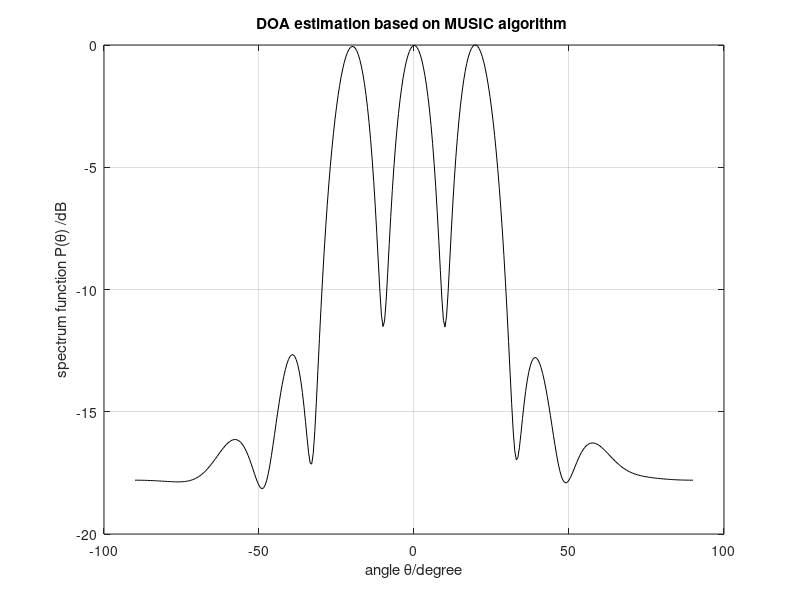

Write the MATLAB code that produced this figure.
clc
clear all
format long %The data show that as long shaping scientific
doa=[-20 0 20]/180*pi; %Direction of arrival
N=200;%Snapshots
w=[pi/4 pi/3 pi/6]';%Frequency
M=10;%Number of array elements
P=length(w); %The number of signals
lambda=150;%Wavelength
d=lambda/2;%Element spacing
snr=20;%SNA
D=zeros(P,M); %To creat a matrix with P row and M column
for k=1:P
D(k,:)=exp(-j*2*pi*d*sin(doa(k))/lambda*[0:M-1]); %Assignment matrix
end
D=D';
xx=2*exp(j*(w*[1:N])); %Simulate signal
x=D*xx;
x=x+awgn(x,snr);%Insert Gaussian white noise
R=x*x'; %Data covarivance matrix
 
theta=-90:0.5:90; %Peak search
 
for ii=1:length(theta)
SS=zeros(1,length(M));
for jj=0:M-1
SS(1+jj)=exp(-j*2*jj*pi*d*sin(theta(ii)/180*pi)/lambda);
end
PP=(SS*R*SS')/(SS*SS');
Pbartlett(ii)=abs(PP);
end
 
Pbartlett =10*log10(Pbartlett /max(Pbartlett)); %Spatial spectrum function
 
plot(theta, Pbartlett,'-k')
xlabel('angle \theta/degree')
ylabel('spectrum function P(\theta) /dB')
title('DOA estimation based on MUSIC algorithm ')
grid on